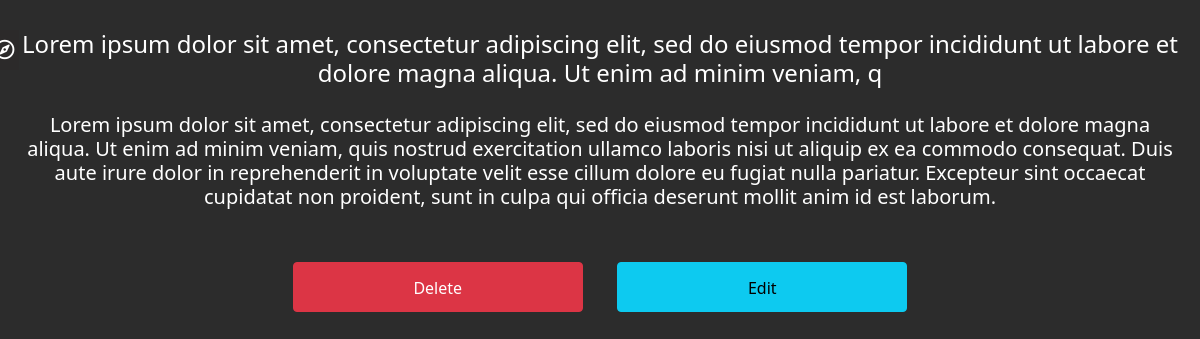
/notes/6, run on the app's committed database.
### notes/models.py (models this page shows, shortened)
class Articles(models.Model):
    title = models.CharField('Title', max_length=150)
    full_text = models.TextField('Note', null=True)
    date = models.DateTimeField('Date of publication', null=True)
    class Meta:
        verbose_name = 'Note'
        verbose_name_plural = 'Notes'

### notes/views.py (the view)
# urls.py: path('<int:pk>', views.NotesDetailView.as_view(), name='notes-detail'),
class NotesDetailView(DetailView):
    model = Articles
    template_name = 'notes/details_view.html'
    context_object_name = 'article'

### notes/templates/notes/details_view.html (shortened to what this page needs)
{% extends 'main/layout.html' %}
{% block content %}
    <div class="features">
        <h1>{{ article.title }}</h1>
        <h5>{{ article.full_text }}</h5>
        <br><br>
        <a href="{% url 'notes-delete' article.id %}" class="btn btn-danger">Delete</a>
        <a href="{% url 'notes-update' article.id %}" class="btn btn-info">Edit</a>
    </div>
{% endblock %}

### main/static/main/css/main.css (style rules this page uses)
body { background: #2c2c2c; padding: 0px 1.2em; }
main .features { margin-top: 30px; color: #fff; text-align: center; width: 100%; }
main .features h1 { font-size: 1.5rem; }
.btn-danger, .btn-info { position: relative; bottom: 18px; height: 50px; width: 25%; padding: 13px; margin: 15px; }
h1 { color: #fff; text-align: center; margin: 15px 0px 25px 0px; }

### main/templates/main/layout.html (style rules this page uses)
a { text-decoration: none; }

### data on the page
Articles: title "Lorem ipsum dolor sit amet, consectetur adipiscing elit, sed do eiusmod tempor incididunt ut labore et dolore magna aliqua. Ut enim ad minim veniam, q", full_text "Lorem ipsum dolor sit amet, consectetur adipiscing elit, sed do eiusmod tempor incididunt ut labore et dolore magna aliqua. Ut enim ad minim veniam, quis nostrud exercitation ullamco laboris nisi ut aliquip ex ea commodo consequat. Duis aute irure dolor in reprehenderit in voluptate velit esse cillum dolore eu fugiat nulla pariatur. Excepteur sint occaecat cupidatat non proident, sunt in culpa qui officia deserunt mollit anim id est laborum."
